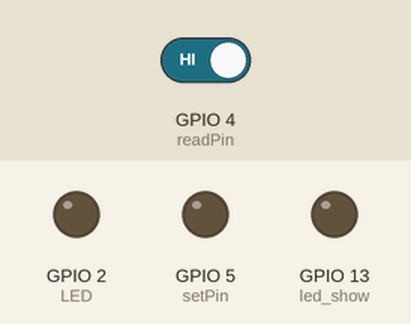
Recording of a sketch running on a simulated ESP8266 (NodeMCU). Parts: output pins drawn as LEDs (lit = HIGH). The test bench sets the inputs (shaded band); at power-on: GPIO 4 (readPin) HIGH. WiFi joins after 1.5 s; servers stay silent unless stated; EEPROM starts erased; no MQTT or app messages arrive unless stated; what the sketch prints to the serial monitor is not drawn. At 4.1 s the program restarts the board; the recording ends there.

Above: at 1.1 s.
At 3.2 s:
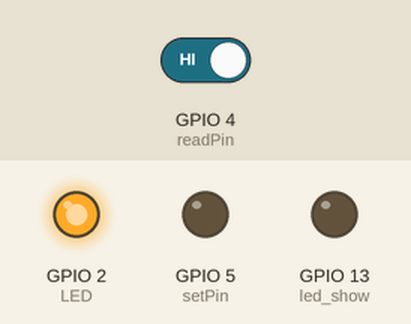
3.3 s: GPIO 4 (readPin) driven LOW
Timing chart, 0 to 4.1 s (numbered marks = the images above; inputs shaded):
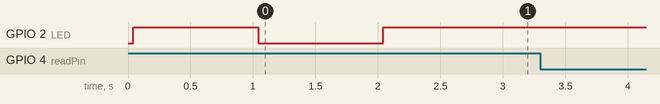

The sketch:

SmartPlug.ino
```cpp
#include <ESP8266WiFi.h>
#include <PubSubClient.h>
#include <EEPROM.h>
#include <ArduinoJson.h>
#include <TimeLib.h>
#include <WiFiUdp.h>


WiFiClient espClient;
PubSubClient client(espClient);

/**
 *   NTP
 */
static const char ntpServerName[] = "time1.aliyun.com";//阿里云的时间服务器
const int timeZone = 8;     // 时区

/**
 *   wifi  UDP
 */
WiFiUDP Udp;
unsigned int localPort = 8888;  // local port to listen for UDP packets
time_t getNtpTime();

int time_second,time_minute ;
void timeJudge();

#define LED      2          //网络状态指示LED
#define setPin   5         //继电器
#define readPin  4         //按键检测
#define led_show 13        //LED 指示
int  buttonTimeCheck =0;  //按键时间检测


char  *wifissid  = "Sl" ;          //wifi 名称
char  *password  ="sl1243957257" ;//wifi 密码

#define debug_log               //打开调试输出日志

int flag; //LED 状态标志

/**********************************************************
 *
 *
 * onenet 服务器相关配置
 *
 * /
/*服务器设置*/
#define mqtt_server "183.230.40.39" //服务器IP
#define mqtt_port    6002           //端口号
/*登陆设置及设备绑定*/
#define Product_id  "354343"        //产品ID，登陆用户
#define API_key     "5RJbtFc8PaR2gz=7ALw30a80NlM=" //登录密码
#define Device_id   "607071188"            //登录设备ID

/*主题订阅*/
char *sub_topic = "esp8266" ;  //订阅主题    默认配置时需要
char *pub_topic = "app" ;     //发布主题

const char* device_topic;
const char* app_topic;
long  set_month ;
long  set_day ;
long  set_hour ;
long  set_minute ;
long set_times ;

/************************************************************
 *
 * EEPROM  配置信息保存
 *
 */
struct config_type
{
  char stassid[32];  //WIFI 名称
  char stapsw[64];   //wifi 密码
  char mqtt_pub_id[32];//发布主题
  char mqtt_sub_id[32];//订阅主题
};
config_type config;

/*******保存信息函数******************/
void saveConfig()
{
  EEPROM.begin(512);
  uint8_t *p = (uint8_t*)(&config);
  for (int i = 0; i < sizeof(config); i++)
  {
    EEPROM.write(i, *(p + i));
  }
  EEPROM.commit();
}

/*******加载保存函数***********************/
void loadConfig()
{
  EEPROM.begin(512);
  uint8_t *p = (uint8_t*)(&config);
  for (int i = 0; i < sizeof(config); i++)
  {
    *(p + i) = EEPROM.read(i);
  }
  EEPROM.commit();
}

/*****************************************************************
 *
 * 智能配网函数
 *
 */

void smartConfig()
{
  WiFi.mode(WIFI_STA);
#ifdef debug_log
  Serial.println("\r\nWait for Smartconfig");
#endif
  //调用smartconfig功能
  WiFi.beginSmartConfig();
  while (1)
  {
    Serial.print(".");
    digitalWrite(LED, 0);
    delay(300);
    digitalWrite(LED, 1);
    delay(300);
    //若配置完成打印获取到的ssid
    if (WiFi.smartConfigDone())
    {
      strcpy(config.stassid, WiFi.SSID().c_str());
      strcpy(config.stapsw, WiFi.psk().c_str());
      saveConfig();
      #ifdef debug_log
         Serial.println("SmartConfig Success");
         Serial.printf("SSID:%s\r\n", WiFi.SSID().c_str());
         Serial.printf("PSW:%s\r\n", WiFi.psk().c_str());
      #endif
      break;
    }
  }
}

/**************************************************************
 *
 * 相关配置初始化
 *
 */
void setup()
{
  pinMode(2, OUTPUT);
  pinMode(setPin, OUTPUT);
  pinMode(readPin, INPUT);
  pinMode(led_show,OUTPUT);

  digitalWrite(setPin,0);//继电器闭合

  Serial.begin(115200);
  while(Serial.read()>= 0){}//clear serialport

  setup_wifi();     //连网
  client.setServer(mqtt_server,mqtt_port); //连接服务器
  client.setCallback(callback);            //注册回调
}


/**************************************************************
 *
 * wifi 连接初始化
 *
 *
 */
void setup_wifi()
{
  Serial.println();
  loadConfig() ;
  #ifdef debug_log
    Serial.println("Connecting to ....");
    Serial.println("read config");
    Serial.print("pub_topic is:");
    Serial.println(config.mqtt_pub_id);
    Serial.print("sub_topic is:");
    Serial.println(config.mqtt_sub_id);
    Serial.print("wifi ssid is:");
    Serial.println(config.stassid);
    Serial.print("wifi password is:");
    Serial.println(config.stapsw);
  #endif

  wifissid = config.stassid; //将eeprom里的数据读出来 在连接网络
  password = config.stapsw;

  /*sub_topic = config.mqtt_sub_id;
  pub_topic = config.mqtt_pub_id;
*/
  WiFi.begin(wifissid,password);  //等待wifi连接

  int times =0;
  while(WiFi.status() != WL_CONNECTED)
  {
    Serial.print(".");
    flag =~flag ;
    digitalWrite(LED, flag);
    times++;
    delay(1000);
    Serial.print(times);
    if(times==12)
    {
        break;   //12s 内还未连接到网络
    }
  }
  Serial.print("\r\n");
  while(times==12)  //模块自动进入samartconfig 模式
  {
      smartConfig();
      if (WiFi.smartConfigDone())
      {
        times=0;
        break ;
      }

  }

  while(WiFi.status() == WL_CONNECT_FAILED)
  {
  /*  if(WiFi.status() != WL_NO_SSID_AVAIL) //如果无法访问已配置的SSID
    {
       Serial.print("in");
       smartConfig();
       if (WiFi.smartConfigDone())
       {
        break ;
        }
    }*/
      smartConfig();
      if (WiFi.smartConfigDone())
      {
        break ;
      }
  }

  Serial.println("WiFi connected");//连接成功
  Serial.print("IP address: ");
  Serial.println(WiFi.localIP());
  digitalWrite(LED,1);  //配置成功后熄灭
 // saveConfig();

/**
 *    NTP 相关配置
 */
  Udp.begin(localPort);

  #ifdef debug_log
    Serial.println(Udp.localPort());
    Serial.println("waiting for sync");
  #endif
    setSyncProvider(getNtpTime);
    setSyncInterval(300);

}

/***********************************************************************
 * mqtt 回调函数
 *
 */

void callback(char* topic, byte* payload, unsigned int length)
{
  String msg="";
  String cmd="";
  String pub_id="";
  for (int i = 0; i < length; i++)
  {
    msg+= (char)payload[i];
  }

 digitalWrite(LED,0);
/**
 *   json 解析数据
 */

  DynamicJsonDocument  jsonBuffer(200);
  deserializeJson(jsonBuffer, msg);
  JsonObject root = jsonBuffer.as<JsonObject>();


  device_topic = root["topic"];
  app_topic = root["user"];
  set_month = root["month"];
  set_day = root["day"];
  set_hour = root["hour"];
  set_minute = root["minute"];
  set_times = root["times"];

/*
  Serial.println();
  Serial.println(device_topic);
  Serial.println(app_topic);

  Serial.println(set_month);
  Serial.println(set_day);
  Serial.println(set_hour);
  Serial.println(set_minute);
  Serial.println(set_times);
  */

}

  /*******************************************************************
   *
   * mqtt重新连接
   */
void reconnect()
{
  while (!client.connected())
  {
    if (client.connect(Device_id,Product_id,API_key)) //连接服务器
    {
      //Serial.println("service connect success");//连接成功
      //连接成功以后就开始订阅
      if(client.subscribe(sub_topic,1))
      {
        strcpy(config.mqtt_sub_id,sub_topic);
        saveConfig();  //保存订阅信息
        #ifdef debug_log
           Serial.print("sub topic success: ");//订阅成功
           Serial.println(config.mqtt_sub_id);//订阅主题信息
        #endif
      }
      else
      {
       #ifdef debug_log
        Serial.println("sub topic defeated");//订阅失败
      #endif
      }
    }
    else
    {
      Serial.println("service connect error");//连接失败
      delay(3000);  //3s 后重连
    }
  }
}

/**
 * 通过查询数据尾标志数据判断接收完一个完整数据包
 *
 */
uint8_t  start_flag=0,check=0;

void loop()
{

    /** MQTT 相关*/
  if (!client.connected())
  {
    reconnect();
  }
  client.loop();

    /** NTP 相关*/
  now();
  timeJudge();

 if (start_flag==1)
 {
   time_second++;
  if (time_second>59)
  {
    time_second=0;
    time_minute++;
  }

 }

    /** 按键检测相关 */
 if (digitalRead(readPin)==LOW)
 {
 /*
  Serial.print("时间1 -->");
  Serial.print(time_second);
  Serial.print(":");
  Serial.print(time_minute);
  Serial.print("\n\r");
*/
  if (check==2)
  {
    Serial.print("复位");
    ESP.reset();
  }
 }else
 {
    check++;
    buttonTimeCheck++;
    if(buttonTimeCheck==3)
    {
        buttonTimeCheck=0;
        check=0;
        smartConfig();
        Serial.print("配网");
    }
#ifdef debug_log
     Serial.print(check);
     Serial.print(":");
     Serial.print(buttonTimeCheck);
     Serial.print("\r\n");
#endif
 }


  delay(1000);

#ifdef debug_log
  Serial.print("时间");
  Serial.print(time_second);
  Serial.print(":");
  Serial.print(time_minute);
  Serial.print("\n\r");
#endif

#ifdef debug_log
  Serial.print("设置时间");
  Serial.print(set_month);
  Serial.print("/");
  Serial.print(set_day);
  Serial.print("     ");
  Serial.print(set_hour);
  Serial.print(":");
  Serial.print(set_minute);
  Serial.print("  ");
  Serial.print(set_times);
  Serial.print("\n\r");
#endif

}

/**
 *  时间判断
 */
void timeJudge()
{
    if (set_month==month() && set_day==day() && set_hour==hour() && set_minute==minute())
    {
        start_flag=1;
    }

    if (start_flag==1 && set_times!=time_minute)
    {
      digitalWrite(setPin,1);
      flag =~flag ;
      //digitalWrite(led_show,flag);
      digitalWrite(LED,flag);
      Serial.print("开始");
      Serial.print("\n\r");
    }else if (start_flag==1 && set_times==time_minute)
    {
      start_flag=0;
      time_minute=0;
      time_second=0;
      digitalWrite(setPin,0);
      //digitalWrite(led_show,1);
      digitalWrite(LED,1);
      Serial.print("结束");
      Serial.print("\n\r");
    }


}

/*-------- NTP code---------*/

const int NTP_PACKET_SIZE = 48; // NTP time is in the first 48 bytes of message
byte packetBuffer[NTP_PACKET_SIZE]; //buffer to hold incoming & outgoing packets

time_t getNtpTime()
{
  IPAddress ntpServerIP; // NTP server's ip address

  while (Udp.parsePacket() > 0) ; // discard any previously received packets

  //Serial.println("Transmit NTP Request");
  // get a random server from the pool
  WiFi.hostByName(ntpServerName, ntpServerIP);
#ifdef debug_log
  Serial.print(ntpServerName);
  Serial.print(": ");
  Serial.println(ntpServerIP);
#endif

  sendNTPpacket(ntpServerIP);
  uint32_t beginWait = millis();
  while (millis() - beginWait < 1500) {
    int size = Udp.parsePacket();
    if (size >= NTP_PACKET_SIZE) {
    #ifdef  debug_log
      Serial.println("Receive NTP Response");
    #endif
      Udp.read(packetBuffer, NTP_PACKET_SIZE);  // read packet into the buffer
      unsigned long secsSince1900;
      // convert four bytes starting at location 40 to a long integer
      secsSince1900 =  (unsigned long)packetBuffer[40] << 24;
      secsSince1900 |= (unsigned long)packetBuffer[41] << 16;
      secsSince1900 |= (unsigned long)packetBuffer[42] << 8;
      secsSince1900 |= (unsigned long)packetBuffer[43];
      return secsSince1900 - 2208988800UL + timeZone * SECS_PER_HOUR;
    }
  }
  Serial.println("No NTP Response :-(");
  return 0; // return 0 if unable to get the time
}

// send an NTP request to the time server at the given address
void sendNTPpacket(IPAddress &address)
{
  // set all bytes in the buffer to 0
  memset(packetBuffer, 0, NTP_PACKET_SIZE);
  // Initialize values needed to form NTP request
  // (see URL above for details on the packets)
  packetBuffer[0] = 0b11100011;   // LI, Version, Mode
  packetBuffer[1] = 0;     // Stratum, or type of clock
  packetBuffer[2] = 6;     // Polling Interval
  packetBuffer[3] = 0xEC;  // Peer Clock Precision
  // 8 bytes of zero for Root Delay & Root Dispersion
  packetBuffer[12] = 49;
  packetBuffer[13] = 0x4E;
  packetBuffer[14] = 49;
  packetBuffer[15] = 52;
  // all NTP fields have been given values, now
  // you can send a packet requesting a timestamp:
  Udp.beginPacket(address, 123); //NTP requests are to port 123
  Udp.write(packetBuffer, NTP_PACKET_SIZE);
  Udp.endPacket();

}
```

Measured:
- after the input at 3.3 s, every drawn part: stays the same
